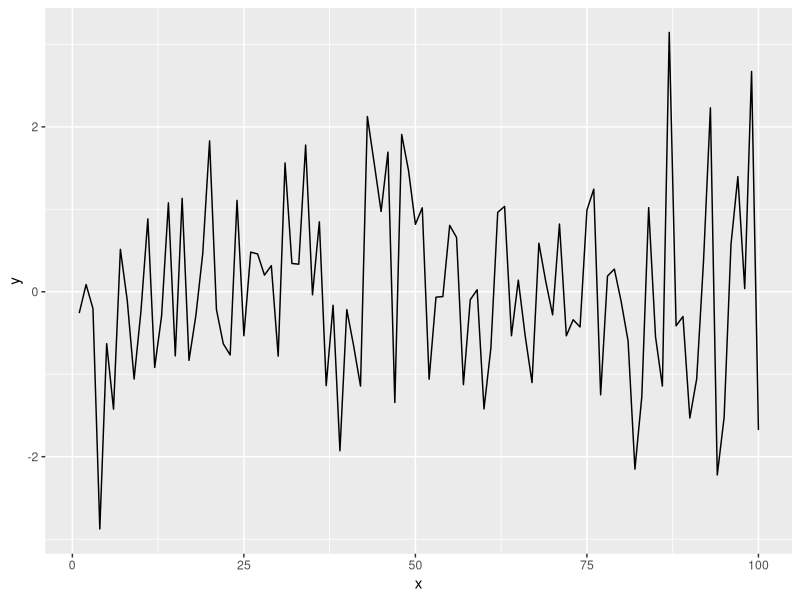

Here is the R script that generated this plot:
## ---- chunk 1
library(tidyverse)
x = seq(1:100)
y = rnorm(100)
dat = data.frame(x, y)
ggplot(dat, aes(x = x, y = y)) +
geom_line()

